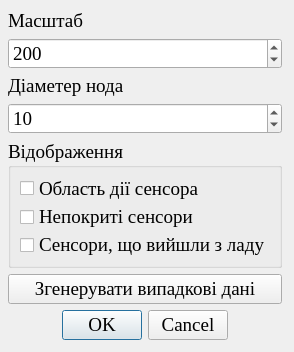
<?xml version="1.0" encoding="UTF-8"?>
<ui version="4.0">
 <class>ImageWindow</class>
 <widget class="QDialog" name="ImageWindow">
  <property name="geometry">
   <rect>
    <x>0</x>
    <y>0</y>
    <width>294</width>
    <height>352</height>
   </rect>
  </property>
  <property name="font">
   <font>
    <family>Times New Roman</family>
    <pointsize>14</pointsize>
   </font>
  </property>
  <property name="windowTitle">
   <string>Параметри відображення</string>
  </property>
  <property name="modal">
   <bool>true</bool>
  </property>
  <widget class="QWidget" name="">
   <property name="geometry">
    <rect>
     <x>8</x>
     <y>10</y>
     <width>274</width>
     <height>330</height>
    </rect>
   </property>
   <layout class="QGridLayout" name="gridLayout_3">
    <item row="0" column="0">
     <layout class="QGridLayout" name="gridLayout_2">
      <item row="0" column="0">
       <layout class="QVBoxLayout" name="verticalLayout_3">
        <item>
         <layout class="QVBoxLayout" name="verticalLayout">
          <item>
           <widget class="QLabel" name="scale_label">
            <property name="text">
             <string>Масштаб</string>
            </property>
           </widget>
          </item>
          <item>
           <widget class="QSpinBox" name="scale_spin_box">
            <property name="minimum">
             <number>1</number>
            </property>
            <property name="maximum">
             <number>5000</number>
            </property>
            <property name="value">
             <number>200</number>
            </property>
           </widget>
          </item>
         </layout>
        </item>
        <item>
         <layout class="QVBoxLayout" name="verticalLayout_2">
          <item>
           <widget class="QLabel" name="diameter_node_label">
            <property name="text">
             <string>Діаметер нода</string>
            </property>
           </widget>
          </item>
          <item>
           <widget class="QSpinBox" name="diameter_node_spin_box">
            <property name="minimum">
             <number>4</number>
            </property>
            <property name="maximum">
             <number>100</number>
            </property>
            <property name="value">
             <number>10</number>
            </property>
           </widget>
          </item>
         </layout>
        </item>
       </layout>
      </item>
      <item row="1" column="0">
       <widget class="QGroupBox" name="groupBox">
        <property name="title">
         <string>Відображення</string>
        </property>
        <layout class="QGridLayout" name="gridLayout">
         <item row="0" column="0">
          <layout class="QVBoxLayout" name="verticalLayout_4">
           <item>
            <widget class="QCheckBox" name="sensor_scope_check_box">
             <property name="text">
              <string>Область дії сенсора</string>
             </property>
            </widget>
           </item>
           <item>
            <widget class="QCheckBox" name="uncovered_node_check_box">
             <property name="text">
              <string>Непокриті сенсори</string>
             </property>
            </widget>
           </item>
           <item>
            <widget class="QCheckBox" name="dead_node_check_box">
             <property name="text">
              <string>Сенсори, що вийшли з ладу</string>
             </property>
            </widget>
           </item>
          </layout>
         </item>
        </layout>
       </widget>
      </item>
     </layout>
    </item>
    <item row="1" column="0">
     <widget class="QPushButton" name="random_button">
      <property name="text">
       <string>Згенерувати випадкові дані</string>
      </property>
     </widget>
    </item>
    <item row="2" column="0" alignment="Qt::AlignHCenter">
     <widget class="QDialogButtonBox" name="dialog_button_box">
      <property name="standardButtons">
       <set>QDialogButtonBox::Cancel|QDialogButtonBox::Ok</set>
      </property>
     </widget>
    </item>
   </layout>
  </widget>
 </widget>
 <resources/>
 <connections/>
</ui>
